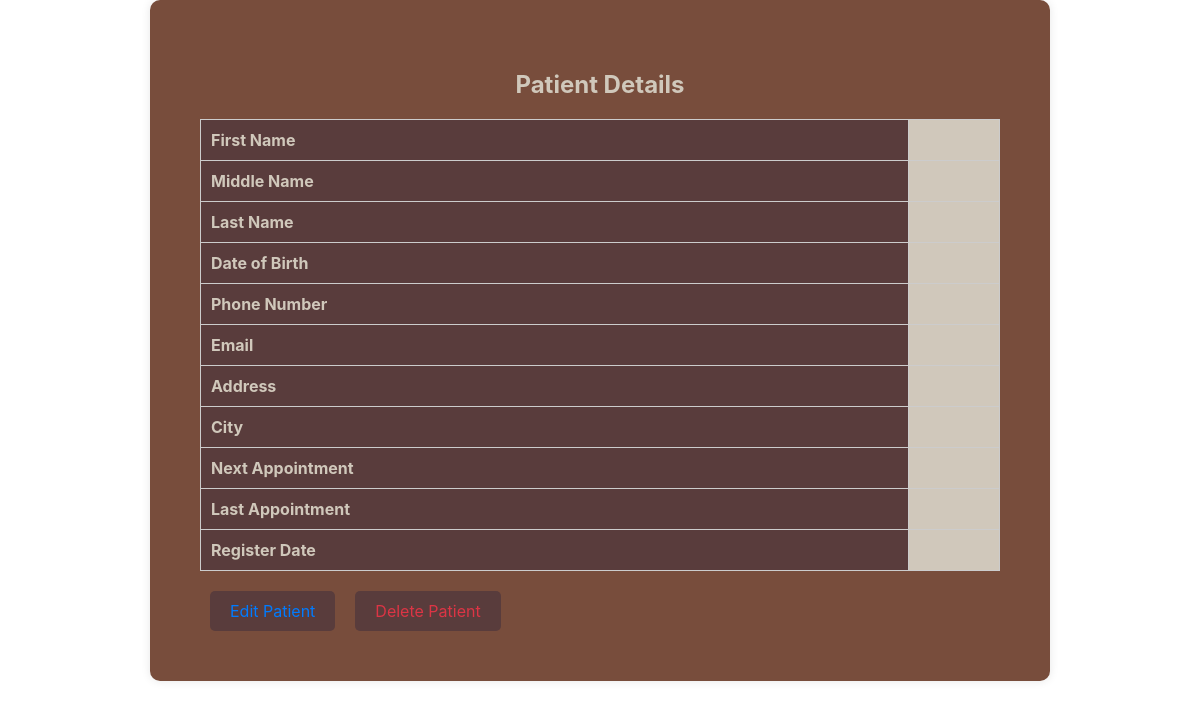
The app's page /view_patient/2, older data.
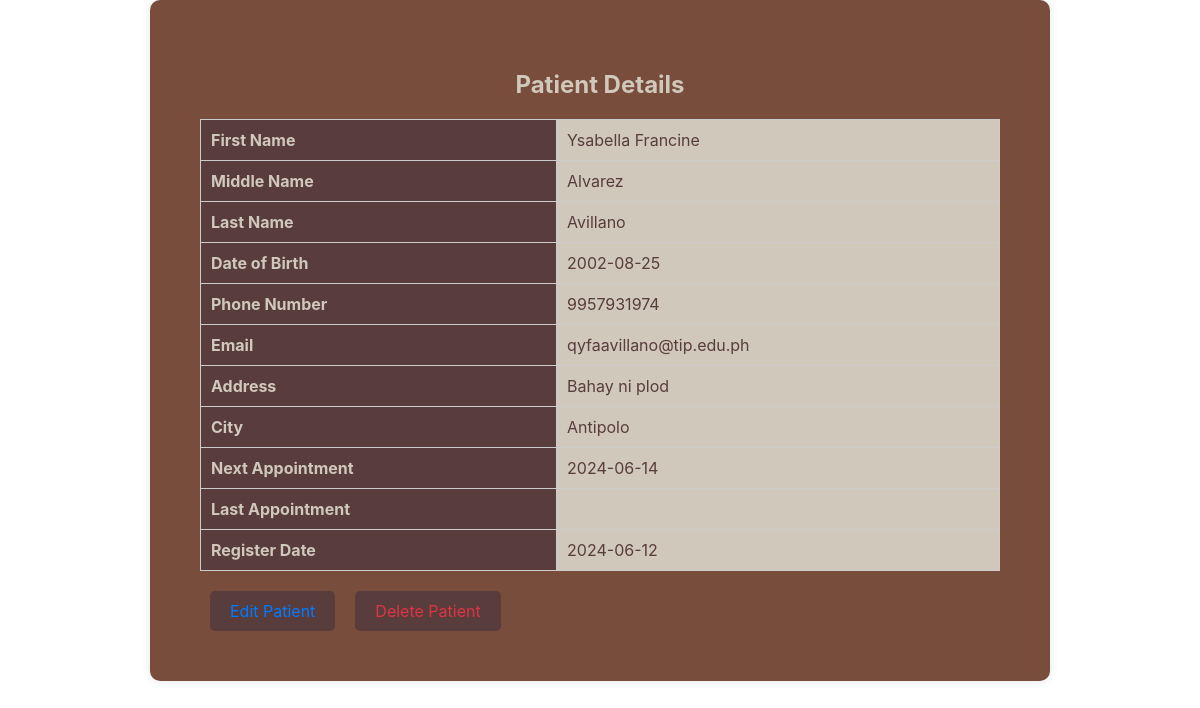
The same page, newer data.
### tables this page shows
CREATE TABLE "patients" (
	"patient_id"	INTEGER,
	"econtact_id"	INTEGER,
	"estatus_id"	INTEGER,
	"first_name"	TEXT NOT NULL,
	"middle_name"	TEXT,
	"last_name"	TEXT NOT NULL,
	"dob"	NUMERIC NOT NULL,
	"phone"	INTEGER,
	"email"	TEXT UNIQUE,
	"address"	TEXT,
	"city"	TEXT,
	"next_appointment"	DATE,
	"last_appointment"	DATE,
	"register_date"	DATE,
	"medical_conditions"	TEXT,
	"current_medication"	TEXT,
	"gender"	TEXT,
	"marital_status"	TEXT,
	PRIMARY KEY("patient_id" AUTOINCREMENT),
	FOREIGN KEY("econtact_id") REFERENCES "emergency_contacts"("econtact_id"),
	FOREIGN KEY("estatus_id") REFERENCES "employmentStatus"("estatus_id")
);

### app.py (the view)
@app.route('/view_patient/<int:patient_id>')
def view_patient(patient_id):
    conn = get_db_connection()
    patient = conn.execute('SELECT * FROM patients WHERE patient_id = ?', (patient_id,)).fetchone()
    conn.close()
    return render_template('view_patient.html', patient=patient)

### app.py (called while the page is built)
def get_db_connection():
    conn = sqlite3.connect(app.config['DATABASE'], timeout=30)
    conn.execute('PRAGMA journal_mode=WAL')
    conn.row_factory = sqlite3.Row
    return conn

### templates/view_patient.html (shortened to what this page needs)
<!DOCTYPE html>
<html lang="en">
<head>
    <link rel="stylesheet" href="{{ url_for('static', filename='styles.css') }}">
</head>
<body>
    <div class="patient-details-container">
        <h2>Patient Details</h2>
        <table class="patient-details-table">
            <tr>
                <th>First Name</th>
                <td>{{ patient.first_name }}</td>
            </tr>
            <tr>
                <th>Middle Name</th>
                <td>{{ patient.middle_name }}</td>
            </tr>
            <tr>
                <th>Last Name</th>
                <td>{{ patient.last_name }}</td>
            </tr>
            <tr>
                <th>Date of Birth</th>
                <td>{{ patient.dob }}</td>
            </tr>
            <tr>
                <th>Phone Number</th>
                <td>{{ patient.phone }}</td>
            </tr>
            <tr>
                <th>Email</th>
                <td>{{ patient.email }}</td>
            </tr>
            <tr>
                <th>Address</th>
                <td>{{ patient.address }}</td>
            </tr>
            <tr>
                <th>City</th>
                <td>{{ patient.city }}</td>
            </tr>
            <tr>
                <th>Next Appointment</th>
                <td>{{ patient.next_appointment }}</td>
            </tr>
            <tr>
                <th>Last Appointment</th>
                <td>{{ patient.last_appointment }}</td>
            </tr>
            <tr>
                <th>Register Date</th>
                <td>{{ patient.register_date }}</td>
            </tr>
        </table>
        <div class="actions">
            <a href="#" class="edit">Edit Patient</a>
            <a href="#" class="delete">Delete Patient</a>
        </div>
    </div>
</body>
</html>

### static/styles.css (style rules this page uses)
body { font-family: 'Inter', sans-serif; margin: 0; padding: 0; box-sizing: border-box; }
h2 { margin-bottom: 10px; color: #f44336; }
a { color: #000; text-align: right; margin-bottom: 10px; }
.actions { display: none; }
.actions { display: flex; align-items: center; }
.actions a { margin-right: 10px; text-decoration: none; color: #007bff; }
.actions a.edit { color: #007bff; }
.actions a.delete { color: #dc3545; }
.patient-details-container { max-width: 800px; margin: 0 auto; padding: 50px; background-color: rgba(120, 77, 60, 1); border-radius: 10px; box-shadow: 0 0 10px rgba(0, 0, 0, 0.1); color: #D0C8BB; }
.patient-details-container h2 { color: #D0C8BB; text-align: center; margin-bottom: 20px; }
.patient-details-table { width: 100%; border-collapse: collapse; margin-bottom: 20px; }
.patient-details-table th, .patient-details-table td { padding: 10px; border: 1px solid #ccc; text-align: left; }
.patient-details-table th { background-color: #593C3C; color: #D0C8BB; }
.patient-details-table td { background-color: #D0C8BB; color: #593C3C; }
.actions { text-align: center; margin-top: 20px; }
.actions a { margin: 0 10px; padding: 10px 20px; background-color: #593C3C; color: #D0C8BB; text-decoration: none; border-radius: 5px; }

Row changes from the older to the newer data that the page shows:
added patients: first_name "Ysabella Francine", middle_name "Alvarez", last_name "Avillano", dob "2002-08-25", phone "9957931974", email "qyfaavillano@tip.edu.ph", address "Bahay ni plod", city "Antipolo", next_appointment "2024-06-14", register_date "2024-06-12"
